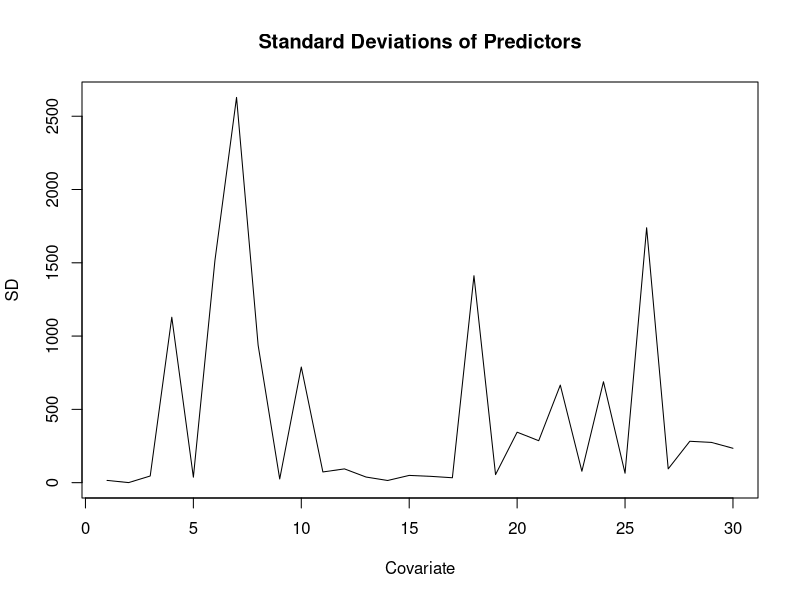
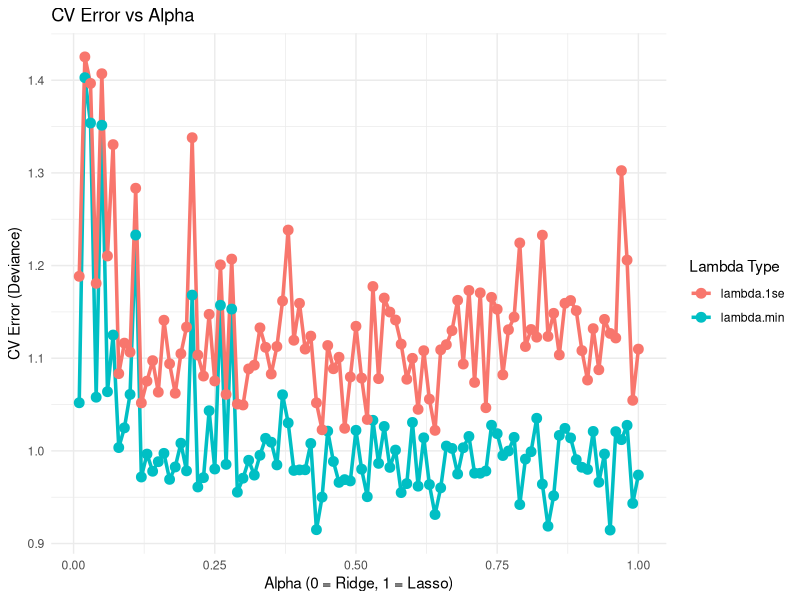
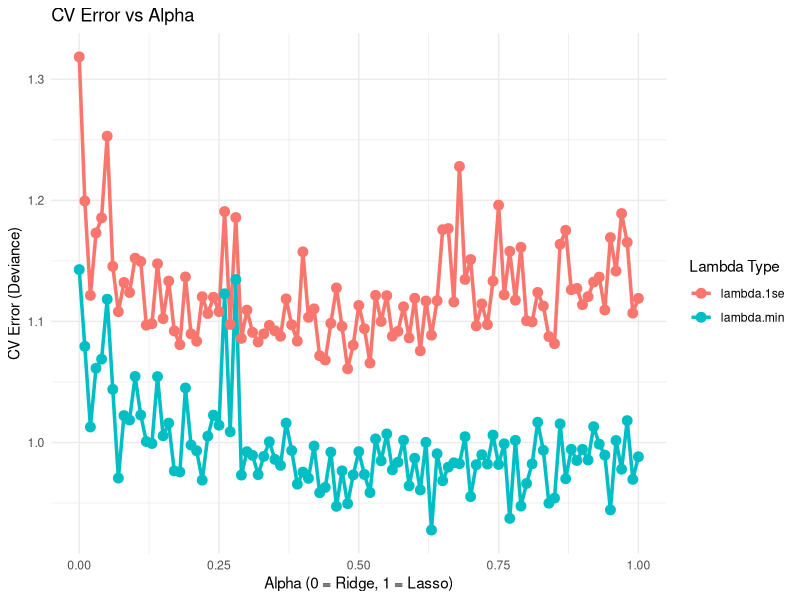
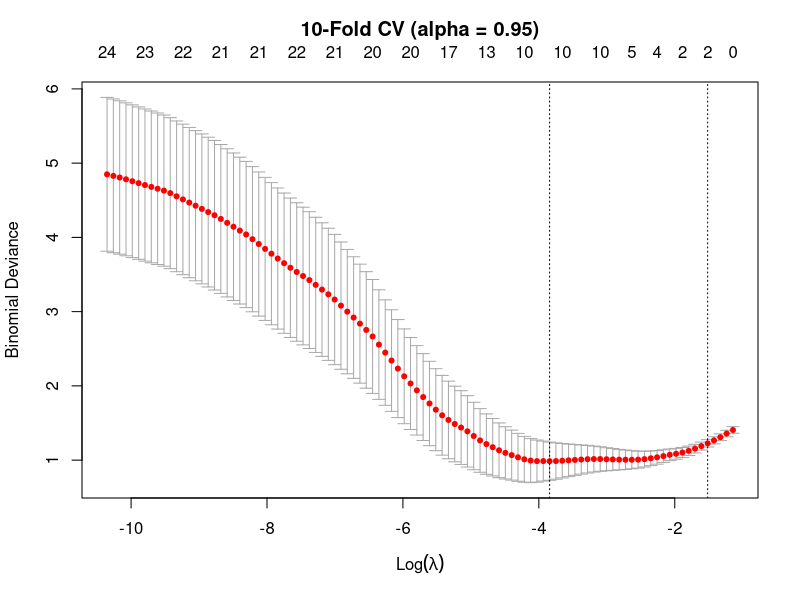
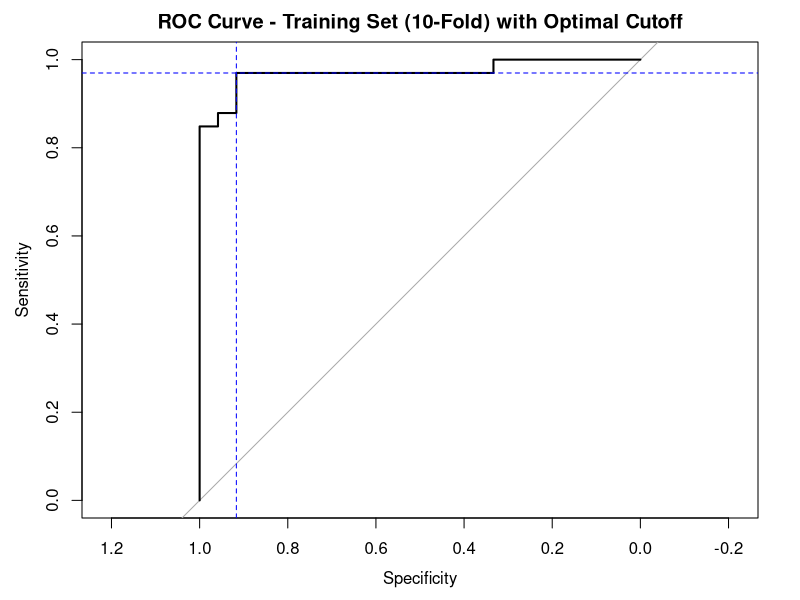
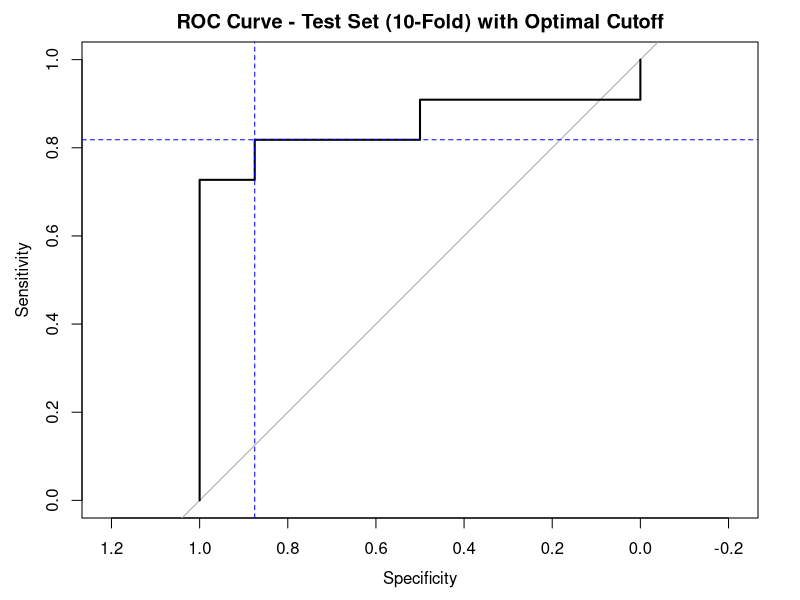
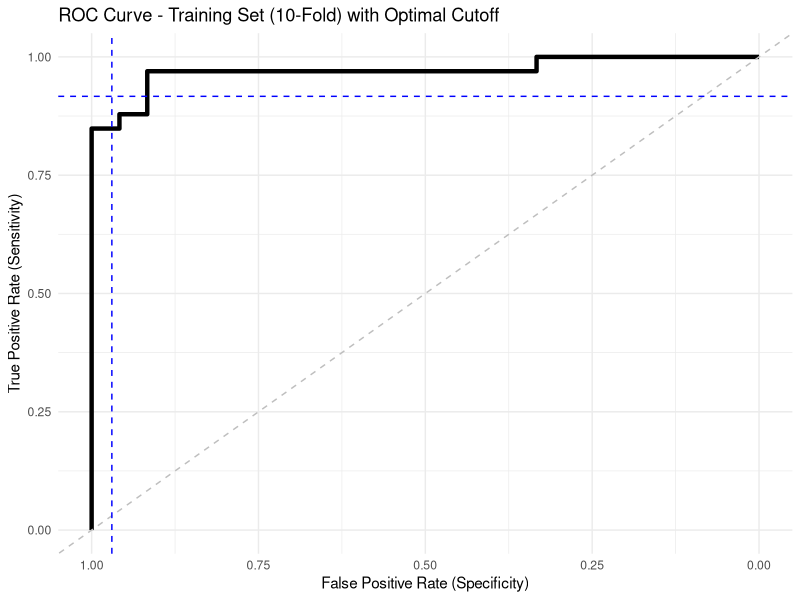
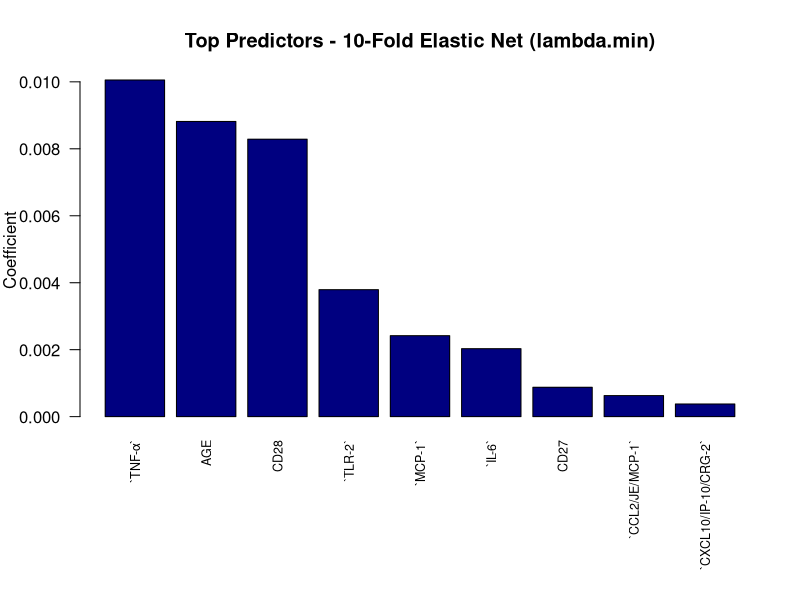

Source code (R) for these figures, in order: (Note: this script raises an error after producing the figures.)
# === PACKAGES USED ========
library(readxl)
library(glmnet)
library(ggplot2)
library(GGally)
library(pROC)
library(MASS)
library(caret)

### TO-DO: print or cat important statistics after each analysis
### TO-DO: need analysis or comparison between 10 and 20-fold (e.g. their predictive performance metrics + which cytokines they selected) --> put into combined visualization

# === 1.1| DATA CLEANING ========
COV <- read_excel("Immunologic profiles of patients with COVID-19.xlsx")
str(COV) # dataset contains measurements of 28 analytes from 76 COVID-19-positive patients; response variable: severity (binary, mild vs. severe)

# Checking for missing values
sum(is.na(COV)) # no missing values

# Convert severity to a factor variable
# COV$Severity <- ifelse(COV$Severirty == "Severe", 1, 0)
COV$Severity <- as.factor(COV$Severirty)
table(COV$Severity) # 0 = mild, 1 = severe

# Remove Patient Number and Severirty
COV <- COV[, !(names(COV) %in% c("Severirty", "Patient Number"))]
str(COV) # SEX is still character

# Convert SEX to numeric
COV$SEX <- ifelse(COV$SEX == "F", 1, 0)
table(COV$SEX)  

dim(COV)       # 76 x 31
colnames(COV)  

# === 1.2| EXPLORATORY DATA ANALYSIS ========


# === 2.1 | MODEL MATRIX AND TRAINING/TEST SETS ========
# Create model matrix for glmnet including all effects 
X <- model.matrix(Severity ~., COV)[, -1]
dim(X) # 30 predictor variables
colnames(X)

Y <- COV$Severity # severity set as response variable

# Checking predictor standard deviations
plot(as.ts(apply(X, 2, sd)), xlab = "Covariate", ylab = "SD",
     main = "Standard Deviations of Predictors")
# Very variable so standardization is needed; glmnet automatically does standardization


# Create train (75%) & test (25%) sets
set.seed(1717)
test_index <- sample.int(nrow(X), round(nrow(X) * 0.25), replace = FALSE)
X_train <- X[-test_index, ]
Y_train <- Y[-test_index]
X_test <- X[test_index, ]
Y_test <- Y[test_index]

# Change to data partition maybe
set.seed(1717)
train_index <- createDataPartition(Y, p = 0.75, list = FALSE)
X_train2 <- X[train_index, ]
Y_train2 <- Y[train_index]
X_test2 <- X[-train_index, ]
Y_test2 <- Y[-train_index]

## Confirm class balance in train and test
table(Y_train)
table(Y_test)

table(Y_train2)
table(Y_test2)

# === 2.2 | GRID SEARCH FOR ALPHA ========
# Function to perform grid search for optimal alpha value with different n-folds 
alpha_search <- function (X, Y, nfolds){
  alpha_grid <- seq(0, 1, .01)
  results <- data.frame()
  set.seed(1717)
  for (a in alpha_grid) {
  cv_model <- cv.glmnet(x = X, 
                        y = Y, 
                        alpha = a, 
                        nfolds = nfolds,
                        family = "binomial",
                        keep = T,
                        standardize = T,
                        foldid = sample(rep(1:nfolds, length.out = length(Y))),
                        type.measure = "deviance")  # Accuracy measure is deviance because AUC could not be used; number of observations is too small per fold

  # TO-DO: change to keep = T, maybe add foldid
  
  # Store results
  results <- rbind(results, data.frame(
    alpha = a,
    lambda_min = cv_model$lambda.min,
    lambda_1se = cv_model$lambda.1se,
    cvm_min = min(cv_model$cvm),
    cvm_1se = cv_model$cvm[which(cv_model$lambda == cv_model$lambda.1se)]
  ))
  }
  # Extract optimal alpha and lambda
  best_min <- results$alpha[which.min(results$cvm_min)]
  best_1se <- results$alpha[which.min(results$cvm_1se)]
  
  return(list(results = results,
              best_min = best_min,
              best_1se = best_1se))
}

# Perform grid search and obtain optimal alpha for each k-fold CV
#alpha_10 <- alpha_search(X_train, Y_train, 10)
#best_min_10 <- alpha_10$best_min
#best_1se_10 <- alpha_10$best_1se

alpha_10 <- alpha_search(X_train2, Y_train2, 10)
best_min_10 <- alpha_10$best_min
best_1se_10 <- alpha_10$best_1se

#alpha_20 <- alpha_search(20)
#best_min_20 <- alpha_20$best_min
#best_1se_20 <- alpha_20$best_1se

alpha_20 <- alpha_search(X_train2, Y_train2, 20)
best_min_20 <- alpha_20$best_min
best_1se_20 <- alpha_20$best_1se


# Visualize alpha grid search to decide between alpha values
ggplot(alpha_10$results[-1, ], aes(x = alpha)) +
  geom_line(aes(y = cvm_min, color = "lambda.min"), linewidth = 1.2) +
  geom_line(aes(y = cvm_1se, color = "lambda.1se"), linewidth = 1.2) +
  geom_point(aes(y = cvm_min, color = "lambda.min"), size = 3) +
  geom_point(aes(y = cvm_1se, color = "lambda.1se"), size = 3) +
  labs(title = "CV Error vs Alpha",
       x = "Alpha (0 = Ridge, 1 = Lasso)",
       y = "CV Error (Deviance)",
       color = "Lambda Type") +
  theme_minimal()

ggplot(alpha_20$results, aes(x = alpha)) +
  geom_line(aes(y = cvm_min, color = "lambda.min"), linewidth = 1.2) +
  geom_line(aes(y = cvm_1se, color = "lambda.1se"), linewidth = 1.2) +
  geom_point(aes(y = cvm_min, color = "lambda.min"), size = 3) +
  geom_point(aes(y = cvm_1se, color = "lambda.1se"), size = 3) +
  labs(title = "CV Error vs Alpha",
       x = "Alpha (0 = Ridge, 1 = Lasso)",
       y = "CV Error (Deviance)",
       color = "Lambda Type") +
  theme_minimal()
# alpha_min will be used as it has lowest CV error and will thus maximize predictive accuracy

# Helper functions for next steps
# Function to determine cutoffs for sensitivity, specificity, and classification
get_cutoff <- function(AUC) {
  snsp <- cbind(AUC$sensitivities, AUC$specificities)
  indx <- which.max(apply(snsp, 1, min))
  return(data.frame(cutoff = AUC$threshold[indx],
                    sensitivity = snsp[indx, 1],
                    specificity = snsp[indx, 2]))
} # get_metrics already gets sn and sp, so might be redundant for this function
# I agree I had it in there before I changed the get metrics function

# Function to obtain metrics from confusion matrix
get_metrics <- function(mat) {
  sn <- mat[2, 2] / sum(mat[2, ])
  sp <- mat[1, 1] / sum(mat[1, ])
  acc <- (mat[1,1] + mat[2,2]) / sum(mat)
  return(unlist(list(sensitivity = sn, specificity = sp, accuracy = acc)))
}

# === 3.1 | ELASTIC NET MODEL (10-FOLD) ========
set.seed(1717)
cv_10 <- cv.glmnet(X_train2, Y_train2, nfolds = 10, family = "binomial", alpha = best_min_10, type.measure = "deviance")
plot(cv_10)
title(main = paste0("10-Fold CV (alpha = ", best_min_10, ")"), line = 2.3)

prd_train_10 <- predict(cv_10, newx = X_train2, type = "response", s = cv_10$lambda.min)[, 1]
prd_test_10 <- predict(cv_10, newx = X_test2, type = "response", s = cv_10$lambda.min)[, 1]

# Test prediction accuracy with AUC-ROC curves(Change plots to be made with ggplot and overlay curves)
AUC_train_10 <- roc(Y_train2, prd_train_10)
AUC_test_10  <- roc(Y_test2,  prd_test_10)
auc(AUC_train_10)
auc(AUC_test_10)

# Determine cutoffs for model with 10-folds
cut_train_10 <- get_cutoff(AUC_train_10)
cut_test_10 <- get_cutoff(AUC_test_10)

cut_train_10
cut_test_10

# Make confusion matrix for model
conf_10 <- table(y = Y_test2, yhat = as.numeric(prd_test_10 > cut_test_10$cutoff))
conf_10
get_metrics(conf_10)

# Plot ROC curve with optimal cutoff; TO-DO: make ggplot versions (change color and linewidth and stuff)
plot(AUC_train_10, main  = "ROC Curve - Training Set (10-Fold) with Optimal Cutoff")
abline(h = cut_train_10$sensitivity, v = cut_train_10$specificity, col = "blue", lty = 2)

plot(AUC_test_10, main = "ROC Curve - Test Set (10-Fold) with Optimal Cutoff")
abline(h = cut_test_10$sensitivity, v = cut_test_10$specificity, col = "blue", lty = 2)

ggroc(AUC_train_10, linewidth = 1.5) +
  labs(title = "ROC Curve - Training Set (10-Fold) with Optimal Cutoff",
       x = "False Positive Rate (Specificity)",
       y = "True Positive Rate (Sensitivity)") +
  geom_abline(slope = 1, intercept = 1, 
               linetype = "dashed",
               color = "grey") +
  geom_hline(yintercept = cut_train_10$specificity,
             linetype = "dashed",
             color = "blue") + 
  geom_vline(xintercept = cut_train_10$sensitivity,
             linetype = "dashed",
             color = "blue") +
  theme_minimal() 
# add labels, title, either put cutoffs on graph or legend for sn and sp, maybe even put area under curve; could also put both curves in one graph

# Obtain most significant coefficients as predicted by model
coef(cv_10, s = cv_10$lambda.min)
coef_10_min <- coef(cv_10,s = cv_10$lambda.min)[-1,1]
coef_10_min[coef_10_min!=0] 

selected_10  <- sort(abs(coef_10_min[coef_10_min != 0]), decreasing = TRUE)
selected_10 
# With 10-fold CV and using min for alpha and lambda, elastic net regression selected 12 relevant variables
# Notes: AGE has the most influence; all are positive so increasing these by 1 unit increases severity by the corresponding coefficient value 

# Ranking of top predictors TO-DO: make ggplot version
par(mar = c(9, 4, 4, 2))
barplot(selected_10, las = 2, col = "navy",
        main = "Top Predictors - 10-Fold Elastic Net (lambda.min)",
        ylab = "Coefficient", cex.names = 0.75)
par(mar = c(5, 4, 4, 2))

# === 3.2 | ELASTIC NET MODEL (20-FOLD) ========
set.seed(1717)
cv_20 <- cv.glmnet(X_train2, Y_train2, nfolds = 20, family = "binomial", alpha = best_min_20, type.measure = "deviance")
plot(cv_20)
title(main = paste0("20-Fold CV (alpha = ", best_min_20, ")"), line = 2.5)

prd_train_20 <- predict(cv_20, newx = X_train2, type = "response", s = cv_20$lambda.min)[, 1]
prd_test_20  <- predict(cv_20, newx = X_test2,  type = "response", s = cv_20$lambda.min)[, 1]

# Test prediction accuracy with AUC-ROC curves
AUC_train_20 <- roc(Y_train2, prd_train_20)
AUC_test_20  <- roc(Y_test2,  prd_test_20)
auc(AUC_train_20)
auc(AUC_test_20)

# Determine cutoffs for model with 10-folds
cut_train_20 <- get_cutoff(AUC_train_20)
cut_test_20 <- get_cutoff(AUC_test_20)
cut_train_20
cut_test_20

# Make confusion matrix for model
conf_20 <- table(y = Y_test2, yhat = as.numeric(prd_test_20 > cut_test_20$cutoff))
conf_20
get_metrics(conf_20)

# Plot ROC curve with optimal cutoff
ggroc(AUC_train_20, linewidth = 1.5) +
  labs(title = "ROC Curve - Training Set (20-Fold) with Optimal Cutoff",
       x = "False Positive Rate (Specificity)",
       y = "True Positive Rate (Sensitivity)") +
  geom_abline(slope = 1, intercept = 1, 
              linetype = "dashed",
              color = "grey") +
  geom_hline(yintercept = cut_train_20$specificity,
             linetype = "dashed",
             color = "blue") + 
  geom_vline(xintercept = cut_train_20$sensitivity,
             linetype = "dashed",
             color = "blue") +
  theme_minimal() 

# Obtain most significant coefficients as predicted by model
coef(cv_20, s = cv_20$lambda.min)
coef_20_min <- coef(cv_20,s = cv_20$lambda.min)[-1,1]
coef_20_min[coef_20_min!=0] 

selected_20  <- sort(abs(coef_20_min[coef_20_min != 0]), decreasing = TRUE)
selected_20 
# With 20-fold CV and using min for alpha and lambda, elastic net regression selected 13 relevant variables
# Notes: AGE has the most influence; all are positive so increasing these by 1 unit increases severity by the corresponding coefficient value

# Ranking of top predictors TO-DO: make ggplot version
par(mar = c(9, 4, 4, 2))
barplot(selected_20, las = 2, col = "maroon",
        main = "Top Predictors - 20-Fold Elastic Net (lambda.min)",
        ylab = "Coefficient", cex.names = 0.75)
par(mar = c(5, 4, 4, 2))

# Comparison plot for 10-fold vs 20-fold
plot(AUC_test_10, col = "navy", main = "Test Set ROC: 10-Fold vs 20-Fold")
plot(AUC_test_20, col = "maroon", add = TRUE)
legend("bottomright",
       legend = c(paste0("10-Fold AUC = ", round(auc(AUC_test_10), 3)),
                  paste0("20-Fold AUC = ", round(auc(AUC_test_20), 3))),
       col = c("navy", "maroon"), lwd = 2, bty = "n")

# === 4 | STATISTICAL ANALYSIS OF PREDICTORS ======== #TO-DO: check if this is correct
# Wilcoxon test for age 
wilcox.test(AGE ~ Severity, data = COV) #p-value = 0.02017
boxplot(AGE ~ Severity, data = COV)

# Model with age as only predictor
model_age <- glm(Severity ~ AGE, data = COV, family = "binomial")
summary(model_age)
### 4.3% decrease in odds per 1 unit increase in age??? 
# yeah that kinda makes sense based on the graph below, I think its because most ages in the mild range were over 50 while severe had ones in their 20s. the correlation thing under also gives a negative value 

# Correlation of age with predicted probability in 10 and 20 fold model
prd_all_10 <- predict(cv_10, newx = X, type = "response", s = cv_10$lambda.min)[, 1]
cor(COV$AGE, prd_all_10)

prd_all_20 <- predict(cv_20, newx = X, type = "response", s = cv_20$lambda.min)[, 1]
cor(COV$AGE, prd_all_20)

# Scatterplot of age vs probability
ggplot(data.frame(Age = COV$AGE, Prob = prd_all_10, Severity = factor(COV$Severity, labels = c("Mild","Severe"))), aes(x = Age, y = Prob, color = Severity)) +
  geom_point(size = 3) +
  geom_smooth(method = "loess", color = "black") +
  scale_color_manual(values = c("Mild" = "navy", "Severe" = "maroon")) +
  labs(title = "Age vs Probability of Severe COVID-19",
       x = "Age (years)", y = "Probability of Severity") +
  theme_bw()
### I don't get this graph, please explain later
# its like the one we did in another class I made it based on that but idk if it is actually meaningful lol, it just shows that when age increases your probability of severeity decreases, 
#which is supported by both the correlation thing and your model with age as the only predictor


### I don't think we really need to do this part since she never taught us but I'll leave this here for now
#I'm also good with getting rid of it i dont think its necessary
# Statistical significance of cytokines
wilcox_results <- data.frame()

for (i in names(selected_10)) {if (i %in% colnames(X)) {
  test <- wilcox.test(X[, i] ~ COV$Severity)
  
  wilcox_results <- rbind(wilcox_results, data.frame(
    Predictor = i,
    W_statistic = test$statistic,
    p_value = round(test$p.value, 4),
    Significant = ifelse(test$p.value < 0.05, "Yes", "No")))}}

print(wilcox_results[order(wilcox_results$p_value), ])

# Odds ratio of cytokines (doing with 10 first before 20 to validate)
odds_10 <- cbind(X[, names(selected_10)], Severity = COV$Severity) 
odds_10 <- as.data.frame(odds_10)
model_10 <- glm(Severity ~., data = odds_10, family = "binomial")
summary(model_10)

or_table <- exp(cbind(OR = coef(model_10), confint(model_10)))
print(round(or_table, 3))
